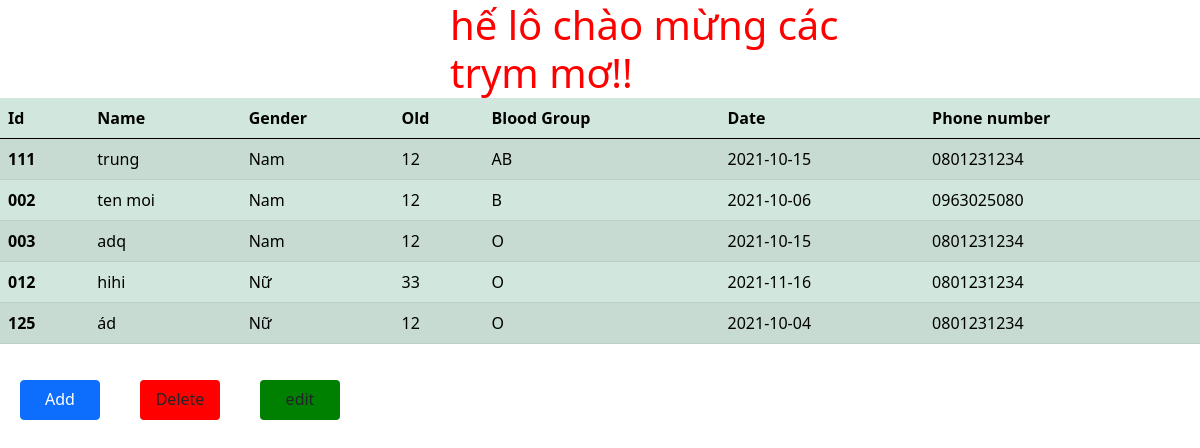
The page / on the database its author committed.
### tables this page shows
CREATE TABLE `blood_donor` (
  `bd_id` char(3) NOT NULL,
  `bd_name` varchar(100) NOT NULL,
  `bd_Gender` tinyint(1) NOT NULL,
  `bd_age` int(11) NOT NULL,
  `bd_bgroup` tinyint(1) NOT NULL,
  `bd_reg_date` date NOT NULL,
  `bd_phno` varchar(10) NOT NULL
);

### index.php (the view, shortened to what this page needs)
<!DOCTYPE html>
<html lang="en">
<head>
    <link href="https://cdn.jsdelivr.net/npm/bootstrap@5.0.2/dist/css/bootstrap.min.css" rel="stylesheet">
</head>
<body>
<h1>hế lô chào mừng các trym mơ!!</h1>
<table class="table table-success table-striped">
  <thead>
    <tr>
      <th scope="col">Id</th>
      <th scope="col">Name</th>
      <th scope="col">Gender</th>
      <th scope="col">Old</th>
      <th scope="col">Blood Group</th>
      <th scope="col">Date</th>
      <th scope="col">Phone number</th>
    </tr>
  </thead>
  <tbody>
<?php
 $conn=mysqli_connect('localhost','root','','blood_bank');
 $sql= "SELECT * FROM blood_donor";
 $result= mysqli_query($conn,$sql);
 $gender='Nam';
 $nhom="A";
 if(mysqli_num_rows($result)>0)
 while($row=mysqli_fetch_assoc($result)){
     if($row['bd_Gender'] ==2)
       $gender="Nữ";
     if($row['bd_bgroup']==3 )
       $nhom ="B";
     if($row['bd_bgroup']==4 )
       $nhom="AB";
     if($row['bd_bgroup']==5 )
       $nhom="O";
echo    '<tr>';
echo    '<th scope="row">'.$row['bd_id'].'</th>';
echo     '<td>'.$row['bd_name'].'</td>';
echo    '<td>'.$gender. '</td>';
echo    '<td>'.$row['bd_age'].'</td>';
echo    '<td>'.$nhom.'</td>';
echo    '<td>'.$row['bd_reg_date'].'</td>';
echo    '<td>'.$row['bd_phno'].'</td>';
echo  '</tr>';
 }
?>
  </tbody>
</table>
<?php
echo '<a class="btn btn-primary" href="add.php" role="button">Add</a>';
echo '<a style="background:red" class="btn btn" href="delete.php" role="button">Delete</a>';
echo '<a style="background:green" class="btn btn" href="edit.php" role="button">edit</a>';
?>
</body>
</html>

### index.php (style rules this page uses)
h1 { color : red; margin: 1px 300px 1px 450px; }
a { width:80px; height:40px; margin:20px; }

### rows shown on the page
blood_donor: bd_id "111", bd_name "trung", bd_age "12", bd_bgroup "AB", bd_reg_date "2021-10-15", bd_phno "0801231234"
blood_donor: bd_id "002", bd_name "ten moi", bd_age "12", bd_bgroup "B", bd_reg_date "2021-10-06", bd_phno "0963025080"
blood_donor: bd_id "003", bd_name "adq", bd_age "12", bd_bgroup "O", bd_reg_date "2021-10-15", bd_phno "0801231234"
blood_donor: bd_id "012", bd_name "hihi", bd_Gender "Nữ", bd_age "33", bd_reg_date "2021-11-16", bd_phno "0801231234"
blood_donor: bd_id "125", bd_name "ád", bd_Gender "Nữ", bd_age "12", bd_reg_date "2021-10-04", bd_phno "0801231234"
